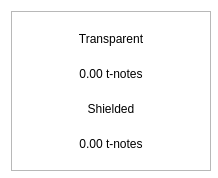
<?xml version="1.0" encoding="UTF-8"?>
<ui version="4.0">
 <class>BalanceBubble</class>
 <widget class="QWidget" name="BalanceBubble">
  <property name="geometry">
   <rect>
    <x>0</x>
    <y>0</y>
    <width>218</width>
    <height>178</height>
   </rect>
  </property>
  <property name="minimumSize">
   <size>
    <width>218</width>
    <height>178</height>
   </size>
  </property>
  <property name="maximumSize">
   <size>
    <width>250</width>
    <height>178</height>
   </size>
  </property>
  <property name="windowTitle">
   <string>Form</string>
  </property>
  <property name="styleSheet">
   <string notr="true">#BalanceBubble{
background-color:transparent
}</string>
  </property>
  <layout class="QVBoxLayout" name="verticalLayout_2">
   <property name="spacing">
    <number>0</number>
   </property>
   <item>
    <widget class="QFrame" name="frame">
     <property name="minimumSize">
      <size>
       <width>200</width>
       <height>160</height>
      </size>
     </property>
     <property name="maximumSize">
      <size>
       <width>250</width>
       <height>160</height>
      </size>
     </property>
     <property name="styleSheet">
      <string notr="true"/>
     </property>
     <property name="frameShape">
      <enum>QFrame::StyledPanel</enum>
     </property>
     <property name="frameShadow">
      <enum>QFrame::Raised</enum>
     </property>
     <property name="lineWidth">
      <number>10</number>
     </property>
     <layout class="QVBoxLayout" name="verticalLayout">
      <property name="spacing">
       <number>0</number>
      </property>
      <item>
       <layout class="QHBoxLayout" name="horizontalLayout">
        <item>
         <widget class="QLabel" name="lblFirst">
          <property name="styleSheet">
           <string notr="true"/>
          </property>
          <property name="text">
           <string>Transparent</string>
          </property>
          <property name="alignment">
           <set>Qt::AlignCenter</set>
          </property>
         </widget>
        </item>
       </layout>
      </item>
      <item>
       <widget class="QLabel" name="textTransparent">
        <property name="styleSheet">
         <string notr="true"/>
        </property>
        <property name="text">
         <string>0.00 t-notes</string>
        </property>
        <property name="alignment">
         <set>Qt::AlignCenter</set>
        </property>
       </widget>
      </item>
      <item>
       <widget class="QLabel" name="lblSecond">
        <property name="styleSheet">
         <string notr="true"/>
        </property>
        <property name="text">
         <string>Shielded</string>
        </property>
        <property name="alignment">
         <set>Qt::AlignCenter</set>
        </property>
       </widget>
      </item>
      <item>
       <widget class="QLabel" name="textShielded">
        <property name="styleSheet">
         <string notr="true"/>
        </property>
        <property name="text">
         <string>0.00 t-notes</string>
        </property>
        <property name="alignment">
         <set>Qt::AlignCenter</set>
        </property>
       </widget>
      </item>
     </layout>
    </widget>
   </item>
  </layout>
 </widget>
 <resources/>
 <connections/>
</ui>
